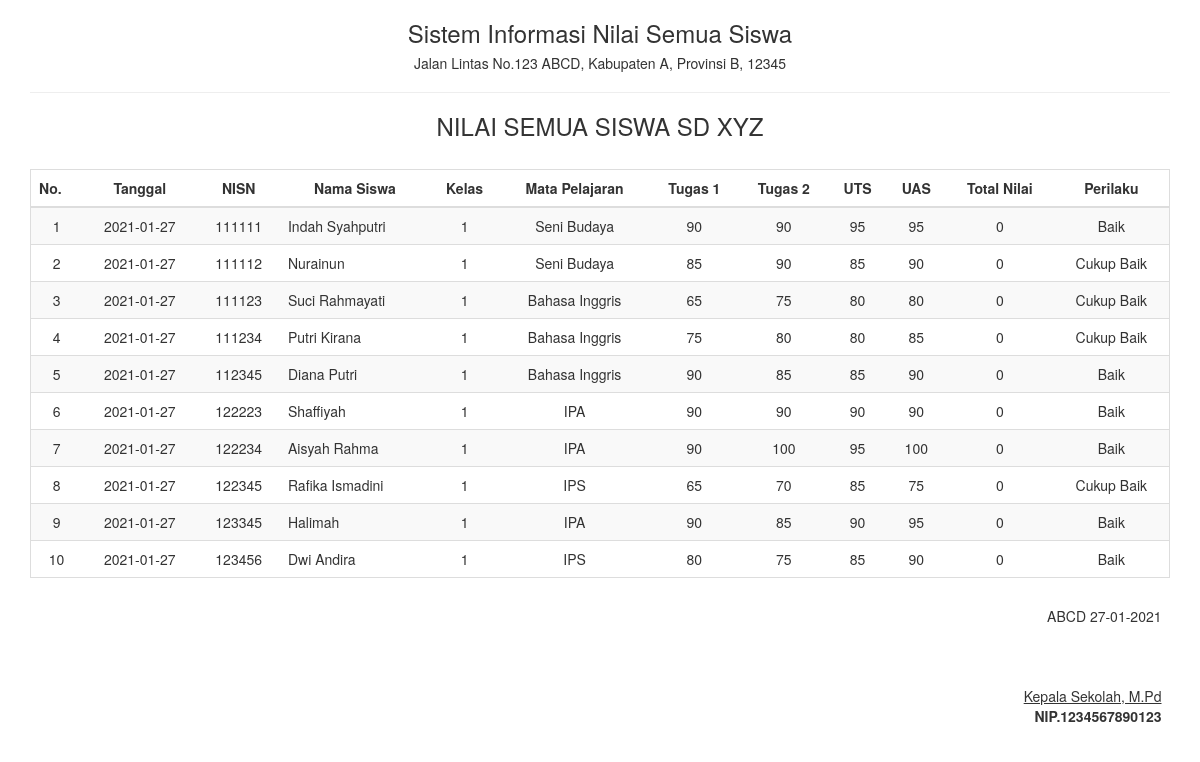
/report/nilai_semua.php, run on the app's committed database.
### tables this page shows
CREATE TABLE IF NOT EXISTS `tbl_nilaisiswa` (
  `tanggal` date NOT NULL,
  `NISN` int(255) NOT NULL,
  `Nama_Siswa` varchar(255) NOT NULL,
  `Kelas` varchar(255) NOT NULL,
  `Mata_Pelajaran` varchar(255) NOT NULL,
  `Tugas1` int(255) NOT NULL,
  `Tugas2` int(255) NOT NULL,
  `UTS` int(255) NOT NULL,
  `UAS` int(255) NOT NULL,
  `Total_Nilai` int(255) NOT NULL,
  `Perilaku` varchar(255) NOT NULL,
  PRIMARY KEY (`NISN`)
);

### report/nilai_semua.php (the view, shortened to what this page needs)
<!DOCTYPE html>
<html>
    <head>
        <link href="../Assets/css/bootstrap.min.css" rel="stylesheet" type="text/css"/>
    </head>
    <body onload="print()">
        <?php
        include '../config/koneksi.php';
        ?>
        <div class="container">
            <div class='row'>
                <div class="col-sm-12">
                    <div class="text-center">
                        <h3>Sistem Informasi Nilai Semua Siswa </h3>
                        <h5>Jalan Lintas No.123 ABCD, Kabupaten A, Provinsi B, 12345</h5>
                        <hr>
                        <h3>NILAI SEMUA SISWA SD XYZ</h3> <br>
                        <table class="table  table-striped table-hover">
                        <tbody>
                            <thead>
                            <tr class="table-bordered" >
                                <th>No.</th>
                                <th class="text-center">Tanggal</th>
                                <th class="text-center">NISN</th>
                                <th class="text-center">Nama Siswa</th>
                                <th class="text-center">Kelas</th>
                                <th class="text-center">Mata Pelajaran</th>
                                <th class="text-center">Tugas 1</th>
                                <th class="text-center">Tugas 2</th>
                                <th class="text-center">UTS</th>
                                <th class="text-center">UAS</th>
                                <th class="text-center">Total Nilai</th>
                                <th class="text-center">Perilaku</th>
                            </tr>
								</thead>
							<tbody>
                            <?php
                            $sql = "SELECT * FROM tbl_nilaisiswa";
                            $query = mysqli_query($koneksi, $sql) or die("SQL Anda Salah");
                            $nomor = 0;
                            while ($data = mysqli_fetch_array($query)) {
                                $nomor++;
                                ?>
                                <tr class="table-bordered">
                                    <td><?= $nomor ?></td>
                                    <td><?= $data['tanggal'] ?></td>
                                    <td><?= $data['NISN'] ?></td>
                                    <td class="text-left"><?= $data['Nama_Siswa'] ?></td>
                                    <td><?= $data['Kelas'] ?></td>
                                    <td><?= $data['Mata_Pelajaran'] ?></td>
                                    <td><?= $data['Tugas1'] ?></td>
                                    <td><?= $data['Tugas2'] ?></td>
                                    <td><?= $data['UTS'] ?></td>
                                    <td><?= $data['UAS'] ?></td>
                                    <td><?= $data['Total_Nilai'] ?></td>
                                    <td><?= $data['Perilaku'] ?></td>
                                </tr>
                            <?php } ?>
							</tbody>
                        </tbody>
                            <tfoot>
                                <tr>
                                    <td colspan="12" class="text-right"><br>
                                        ABCD  <?= date("d-m-Y") ?>
                                        <br><br><br><br>
                                        <u>Kepala Sekolah, M.Pd<strong></u><br>
                                        NIP.1234567890123
                                    </td>
								</tr>
							</tfoot>
                        </table>
                    </div>
                </div>
            </div>
    </body>
</html>

### data on the page
tbl_nilaisiswa: tanggal "2021-01-27", NISN "111111", Nama_Siswa "Indah Syahputri", Kelas "1", Mata_Pelajaran "Seni Budaya", Tugas1 "90", Tugas2 "90", UTS "95", UAS "95", Total_Nilai "0", Perilaku "Baik"
tbl_nilaisiswa: tanggal "2021-01-27", NISN "111112", Nama_Siswa "Nurainun", Kelas "1", Mata_Pelajaran "Seni Budaya", Tugas1 "85", Tugas2 "90", UTS "85", UAS "90", Total_Nilai "0", Perilaku "Cukup Baik"
tbl_nilaisiswa: tanggal "2021-01-27", NISN "111123", Nama_Siswa "Suci Rahmayati", Kelas "1", Mata_Pelajaran "Bahasa Inggris", Tugas1 "65", Tugas2 "75", UTS "80", UAS "80", Total_Nilai "0", Perilaku "Cukup Baik"
tbl_nilaisiswa: tanggal "2021-01-27", NISN "111234", Nama_Siswa "Putri Kirana", Kelas "1", Mata_Pelajaran "Bahasa Inggris", Tugas1 "75", Tugas2 "80", UTS "80", UAS "85", Total_Nilai "0", Perilaku "Cukup Baik"
tbl_nilaisiswa: tanggal "2021-01-27", NISN "112345", Nama_Siswa "Diana Putri", Kelas "1", Mata_Pelajaran "Bahasa Inggris", Tugas1 "90", Tugas2 "85", UTS "85", UAS "90", Total_Nilai "0", Perilaku "Baik"
tbl_nilaisiswa: tanggal "2021-01-27", NISN "122223", Nama_Siswa "Shaffiyah", Kelas "1", Mata_Pelajaran "IPA", Tugas1 "90", Tugas2 "90", UTS "90", UAS "90", Total_Nilai "0", Perilaku "Baik"
tbl_nilaisiswa: tanggal "2021-01-27", NISN "122234", Nama_Siswa "Aisyah Rahma", Kelas "1", Mata_Pelajaran "IPA", Tugas1 "90", Tugas2 "100", UTS "95", UAS "100", Total_Nilai "0", Perilaku "Baik"
tbl_nilaisiswa: tanggal "2021-01-27", NISN "122345", Nama_Siswa "Rafika Ismadini", Kelas "1", Mata_Pelajaran "IPS", Tugas1 "65", Tugas2 "70", UTS "85", UAS "75", Total_Nilai "0", Perilaku "Cukup Baik"
tbl_nilaisiswa: tanggal "2021-01-27", NISN "123345", Nama_Siswa "Halimah", Kelas "1", Mata_Pelajaran "IPA", Tugas1 "90", Tugas2 "85", UTS "90", UAS "95", Total_Nilai "0", Perilaku "Baik"
tbl_nilaisiswa: tanggal "2021-01-27", NISN "123456", Nama_Siswa "Dwi Andira", Kelas "1", Mata_Pelajaran "IPS", Tugas1 "80", Tugas2 "75", UTS "85", UAS "90", Total_Nilai "0", Perilaku "Baik"
